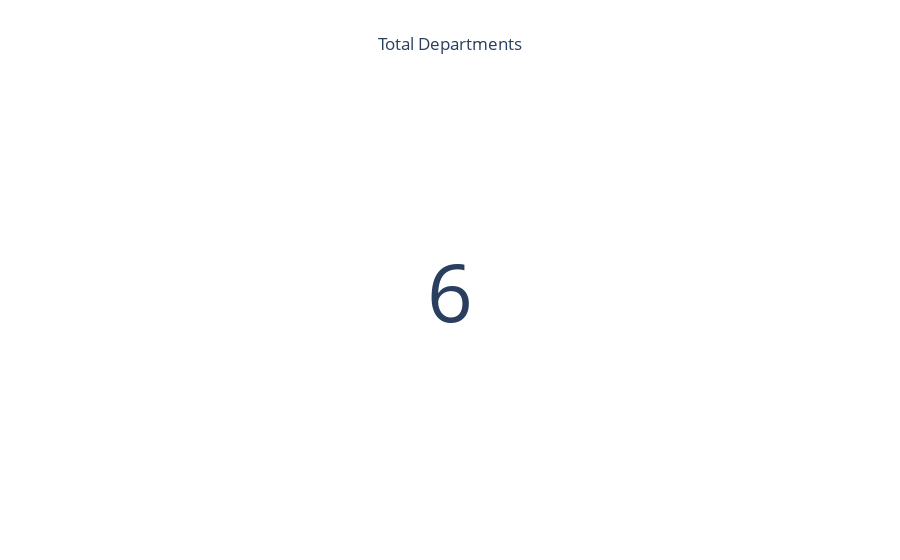

The cell this chart's notebook holds for it:
### Code cell
data = [go.Indicator(mode = 'number', value = total_dep)]
layout = go.Layout(title = dict(text = 'Total Departments', x = 0.5 ))
fig3 = go.Figure(data = data, layout = layout)
fig3.show()

### Figure 1 — Plotly figure (JSON) as saved in the notebook; plotly's stock layout.template omitted (floating-point values rounded to 4 significant figures)
{"data": [{"mode": "number", "type": "indicator", "value": 6}], "layout": {"title": {"text": "Total Departments", "x": 0.5}}}
